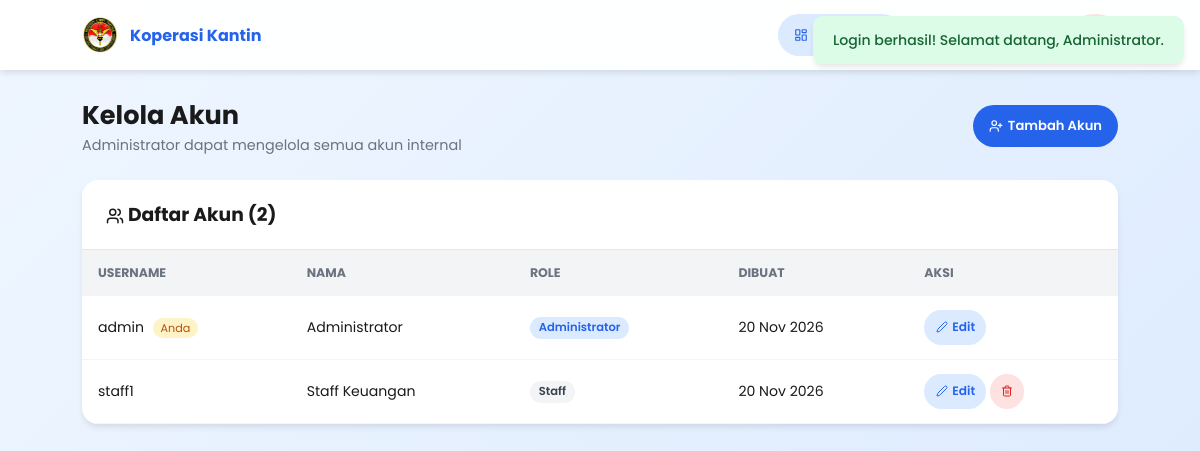
/akun.php (signed in), run on the app's committed database.
### tables this page shows
CREATE TABLE IF NOT EXISTS users (
    id          INT AUTO_INCREMENT PRIMARY KEY,
    username    VARCHAR(50)  NOT NULL UNIQUE,
    password    VARCHAR(255) NOT NULL,
    nama_lengkap VARCHAR(100) NOT NULL,
    role        ENUM('admin','staff','kasilog') DEFAULT 'staff',
    created_at  TIMESTAMP DEFAULT CURRENT_TIMESTAMP
);

### includes/helpers.php (called while the page is built, shortened)
<?php
function getFlash(): ?array {
    if (isset($_SESSION['flash'])) {
        $f = $_SESSION['flash'];
        return $f;
    }
    return null;
}
function e(string $str): string {
    return htmlspecialchars($str, ENT_QUOTES, 'UTF-8');
}

### includes/roles.php (called while the page is built, shortened)
<?php
function roleLabel(string $role): string
{
    $map = [
        'admin'   => 'Administrator',
        'staff'   => 'Staff',
        'kasilog' => 'Kasilog',
    ];
    return $map[$role] ?? ucfirst($role);
}

### akun.php (the view, shortened to what this page needs)
<?php
require_once __DIR__ . '/config/db.php';
require_once __DIR__ . '/includes/helpers.php';
$users = $pdo->query('SELECT id, username, nama_lengkap, role, created_at FROM users ORDER BY role, username')->fetchAll();
$flash = getFlash();
?>
<!DOCTYPE html>
<html lang="id">
<head>
</head>
<body>
<?php if ($flash): ?>
<div class="toast <?= e($flash['type']) ?>"><?= e($flash['msg']) ?></div>
<?php endif; ?>
<div class="topbar">
    <div class="topbar-inner">
        <a href="dashboard.php" class="logo"><img src="img/logostinkcl.png" alt=""><span>Koperasi Kantin</span></a>
        <div class="tnav">
            <a href="dashboard.php" class="btn btn-secondary"><i data-lucide="layout-dashboard" style="width:14px"></i> Dashboard</a>
            <?php require __DIR__ . '/includes/nav_account.php'; ?>
            <a href="logout.php" class="btn btn-danger" onclick="return confirm('Yakin logout?')"><i data-lucide="log-out" style="width:14px"></i></a>
        </div>
    </div>
</div>
<div class="main">
    <div class="ph">
        <div>
            <h2>Kelola Akun</h2>
            <p style="color:var(--text-gray);font-size:.9rem">Administrator dapat mengelola semua akun internal</p>
        </div>
        <button class="btn btn-primary" onclick="openAdd()"><i data-lucide="user-plus" style="width:14px"></i> Tambah Akun</button>
    </div>
    <div class="card">
        <div class="card-header"><h3><i data-lucide="users" style="width:18px;vertical-align:middle"></i> Daftar Akun (<?= count($users) ?>)</h3></div>
        <div class="tw">
            <table>
                <thead>
                    <tr><th>Username</th><th>Nama</th><th>Role</th><th>Dibuat</th><th>Aksi</th></tr>
                </thead>
                <tbody>
                <?php foreach ($users as $u): ?>
                <tr>
                    <td>
                        <?= e($u['username']) ?>
                        <?php if ((int)$u['id'] === (int)$_SESSION['user_id']): ?><span class="me-badge">Anda</span><?php endif; ?>
                    </td>
                    <td><?= e($u['nama_lengkap']) ?></td>
                    <td><span class="role-pill role-<?= e($u['role']) ?>"><?= e(roleLabel($u['role'])) ?></span></td>
                    <td><?= date('d M Y', strtotime($u['created_at'])) ?></td>
                    <td>
                        <button class="btn btn-secondary btn-sm" onclick='openEdit(<?= htmlspecialchars(json_encode($u), ENT_QUOTES) ?>)'>
                            <i data-lucide="edit-2" style="width:12px"></i> Edit
                        </button>
                        <?php if ((int)$u['id'] !== (int)$_SESSION['user_id']): ?>
                        <a href="akun.php?action=delete&id=<?= $u['id'] ?>" class="btn btn-danger btn-sm"
                           onclick="return confirm('Hapus akun <?= e($u['username']) ?>?')">
                            <i data-lucide="trash-2" style="width:12px"></i>
                        </a>
                        <?php endif; ?>
                    </td>
                </tr>
                <?php endforeach; ?>
                </tbody>
            </table>
        </div>
    </div>
</div>
</body>
</html>

### akun.php (style rules this page uses)
:root { --accent:#2563eb;--dark:#1a1a1a;--gray:#f3f4f6;--gray-dark:#e5e7eb;--text-gray:#6b7280;--shadow:0 4px 6px -1px rgba(0,0,0,.1); }
* { margin:0;padding:0;box-sizing:border-box; }
body { font-family:'Poppins',sans-serif;background:linear-gradient(135deg,#eff6ff,#dbeafe);min-height:100vh;color:var(--dark); }
.topbar { position:fixed;top:0;width:100%;background:rgba(255,255,255,.95);backdrop-filter:blur(10px);z-index:1000;box-shadow:var(--shadow); }
.topbar-inner { max-width:1100px;margin:0 auto;padding:.9rem 2rem;display:flex;justify-content:space-between;align-items:center;gap:1rem;flex-wrap:wrap; }
.logo { display:flex;align-items:center;gap:.75rem;font-weight:700;color:var(--accent);text-decoration:none; }
.logo img { width:36px;height:36px;border-radius:8px; }
.tnav { display:flex;gap:.5rem;align-items:center;flex-wrap:wrap; }
.main { max-width:1100px;margin:0 auto;padding:6rem 2rem 3rem; }
.ph { display:flex;justify-content:space-between;align-items:center;margin-bottom:1.5rem;flex-wrap:wrap;gap:1rem; }
.ph h2 { font-size:1.6rem; }
.card { background:#fff;border-radius:16px;box-shadow:var(--shadow);overflow:hidden; }
.card-header { padding:1.25rem 1.5rem;border-bottom:1px solid var(--gray-dark);display:flex;justify-content:space-between;align-items:center; }
.tw { overflow-x:auto; }
table { width:100%;border-collapse:collapse; }
th,td { padding:.85rem 1rem;text-align:left;border-bottom:1px solid var(--gray);font-size:.88rem; }
th { background:var(--gray);font-size:.78rem;text-transform:uppercase;color:var(--text-gray); }
.btn { padding:.55rem 1rem;border-radius:50px;font-weight:600;cursor:pointer;border:none;font-family:inherit;font-size:.82rem;display:inline-flex;align-items:center;gap:.3rem;text-decoration:none; }
.btn-primary { background:var(--accent);color:#fff; }
.btn-secondary { background:#dbeafe;color:var(--accent); }
.btn-danger { background:#fee2e2;color:#dc2626; }
.btn-sm { padding:.35rem .7rem;font-size:.76rem; }
.role-pill { display:inline-block;padding:.15rem .55rem;border-radius:50px;font-size:.72rem;font-weight:600; }
.role-admin { background:#dbeafe;color:#2563eb; }
.role-staff { background:#f3f4f6;color:#374151; }
.toast { position:fixed;top:1rem;right:1rem;z-index:3000;padding:.85rem 1.25rem;border-radius:10px;font-size:.88rem;font-weight:500;box-shadow:var(--shadow); }
.toast.success { background:#dcfce7;color:#166534; }
.me-badge { font-size:.7rem;background:#fef3c7;color:#b45309;padding:.1rem .45rem;border-radius:50px;margin-left:.35rem; }

### data on the page
users: username "admin", shows "Anda", nama_lengkap "Administrator", role "Administrator", created_at "20 Nov 2026"
users: username "staff1", nama_lengkap "Staff Keuangan", role "Staff", created_at "20 Nov 2026"

### other printed values
$flash['msg'] "Login berhasil! Selamat datang, Administrator."
count($users) "2"
